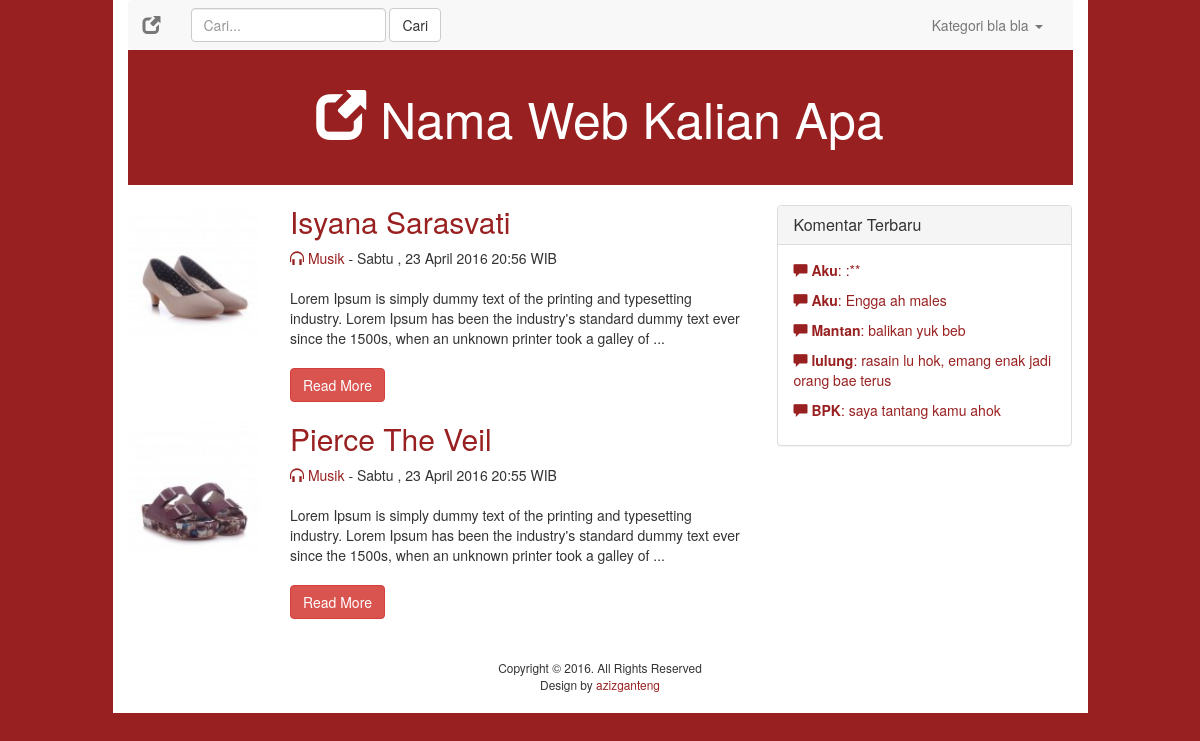
Screenshot of /index.php?category=1 with the database file from the repository.
### tables this page shows
CREATE TABLE `post` (
  `id` int(11) NOT NULL,
  `category_id` int(11) NOT NULL,
  `title` varchar(255) NOT NULL,
  `description` text NOT NULL,
  `image` varchar(255) NOT NULL,
  `date` datetime NOT NULL
);

CREATE TABLE `category` (
  `id` int(11) NOT NULL,
  `category_name` varchar(255) NOT NULL,
  `icon` varchar(255) NOT NULL
);

CREATE TABLE `comment` (
  `id` int(11) NOT NULL,
  `post_id` int(11) NOT NULL,
  `name` varchar(255) NOT NULL,
  `reply` text NOT NULL,
  `status` int(1) NOT NULL DEFAULT '0',
  `date` datetime NOT NULL
);

### function/function.php (called while the page is built)
<?php
function tgl_indonesia($date){
  $Hari = array("Minggu","Senin","Selasa","Rabu","Kaamis","Jum'at","Sabtu");
  $Bulan = array("January",
  "February","Maret",
  "April","Mei","Juni",
  "juli","Agustus",
  "September","Oktober",
  "November","Desember");
  $tahun = substr($date, 0, 4);
  $bulan = substr($date, 5, 2);
  $tgl   = substr($date, 8, 2);
  $waktu = substr($date, 11, 5);
  $hari  = date("w", strtotime($date));
  $result = $Hari[$hari]." , ".$tgl." ".$Bulan[(int)$bulan-1]." ".$tahun." ".$waktu." WIB";
  return $result;
}
?>

### includes/category.php (the view, shortened to what this page needs)
<?php
$category_id = $_GET["category"];
$per_page = 4;
$cur_page = 1;
$offset = ($cur_page - 1) * $per_page;
$query = mysqli_query($conn, "select post.*, category.category_name, category.icon from post, category where category.id = post.category_id
and post.category_id = '$category_id' order by id desc limit $per_page offset $offset");
?>
<article>
<?php if(mysqli_num_rows($query)) { ?>
  <?php while($row=mysqli_fetch_array($query)) { ?>
    <div class="row latest-post">
      <div class="col-md-3">
        <img src="upload/<?php echo $row["image"]?>" class="img-responsive btn-block">
      </div>
      <div class="col-md-9">
        <h2><a href="index.php?detail=<?php echo $row["id"]?>"><?php echo $row["title"]?></a></h2>
        <div class="meta">
          <a href="index.php?category=<?php echo $row["category_id"]?>">
          <span class="<?php echo $row["icon"]?>" aria-hidden="true">
          </span> <?php echo $row["category_name"]?></a> - <?php echo tgl_indonesia($row["date"])?>
      </div>
        <p><?php echo substr($row["description"], 0, 200)?> ...</p>
        <p><a href="index.php?detail=<?php echo $row["id"]?>" class="btn btn-danger">Read More</a></p>
      </div>
    </div>
  <?php } ?>
<?php } ?>
</article>

### includes/aside.php
<?php
$total_data = mysqli_query($conn, "select * from comment order by id desc limit 5");
?>
<aside class="col-md-4">
    <div class="panel panel-default">
    	<div class="panel-heading">
    		<h3 class="panel-title">Komentar Terbaru</h3>
    	</div>
    	<div class="panel-body latest-comments">
    		<ul>
          <?php if(mysqli_num_rows($total_data)) { ?>
            <?php while($row=mysqli_fetch_array($total_data)) { ?>
      		    <li>
                <a href="index.php?detail=<?php echo $row["post_id"] ?>"><span class="glyphicon glyphicon-comment" aria-hidden="true">
                </span> <strong><?php echo $row["name"] ?></strong>: <?php echo $row["reply"] ?></a>
              </li>
            <?php } ?>
          <?php } ?>
    		</ul>
    	</div>
    </div>
</aside>

### css/custom.css (style rules this page uses)
a { color: #992020 }
body { background: #992020 }
article img { margin-bottom: 10px }
.latest-post h2 { margin: 0px 0 10px; }
.latest-post p { margin-bottom: 20px; }
.meta { margin-bottom: 10px; }
aside ul { padding-left: 0; }
aside ul li { margin-bottom: 10px; }
.latest-comments li { list-style: none; }

### rows the page displays
post: image (picture), title "Isyana Sarasvati", category.category_name "Musik", date "Sabtu , 23 April 2016 20:56 WIB", description "Lorem Ipsum is simply dummy text of the printing and typesetting industry. Lorem Ipsum has been the industry's standard dummy text ever since the 1500s, when an unknown printer took a galley of"
post: image (picture), title "Pierce The Veil", category.category_name "Musik", date "Sabtu , 23 April 2016 20:55 WIB", description "Lorem Ipsum is simply dummy text of the printing and typesetting industry. Lorem Ipsum has been the industry's standard dummy text ever since the 1500s, when an unknown printer took a galley of"
comment: name "Aku", reply ":**"
comment: name "Aku", reply "Engga ah males"
comment: name "Mantan", reply "balikan yuk beb"
comment: name "lulung", reply "rasain lu hok, emang enak jadi orang bae terus"
comment: name "BPK", reply "saya tantang kamu ahok"
